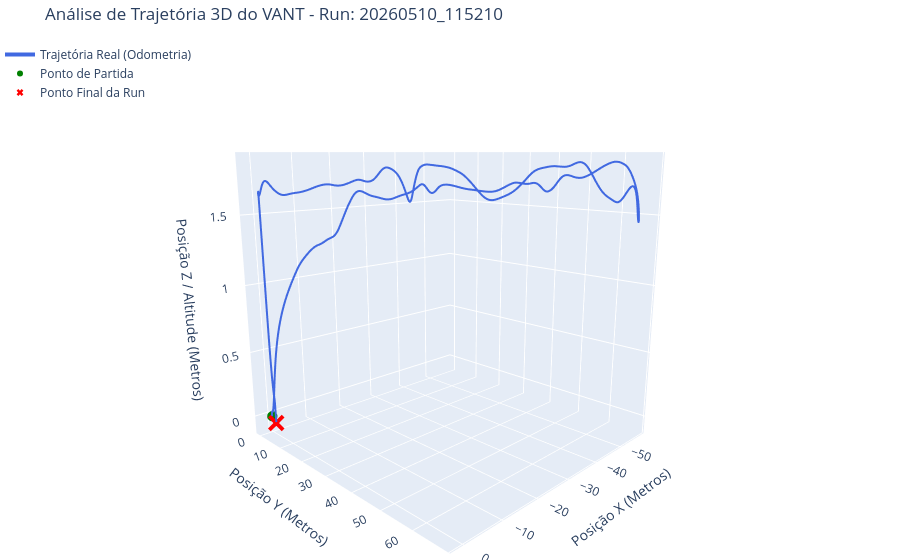
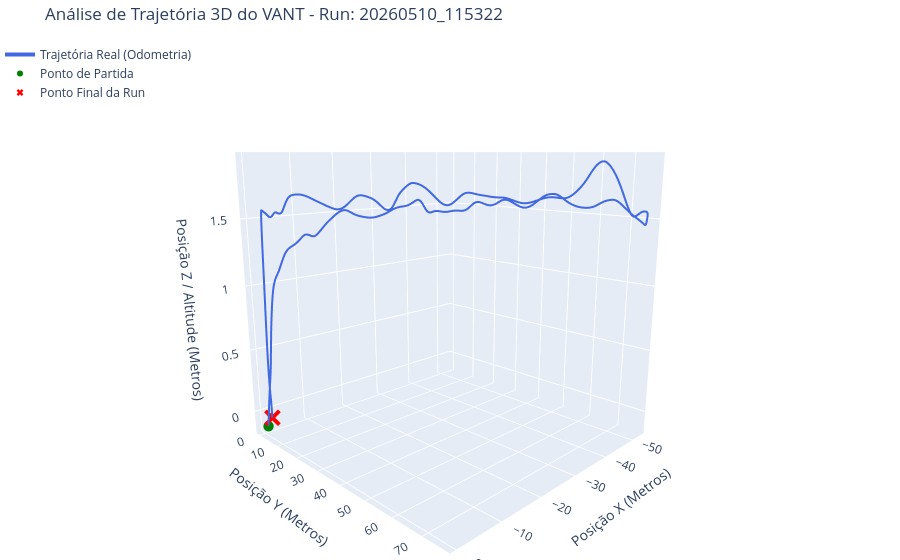
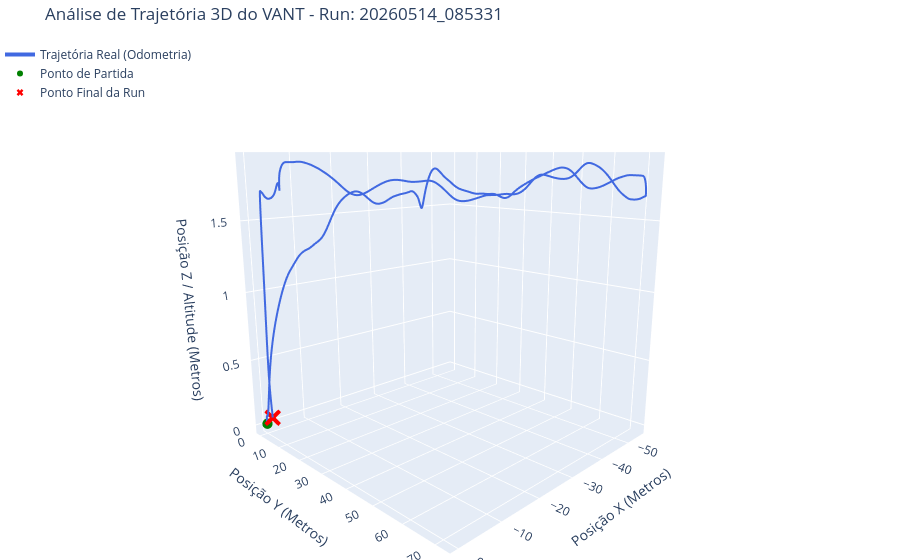
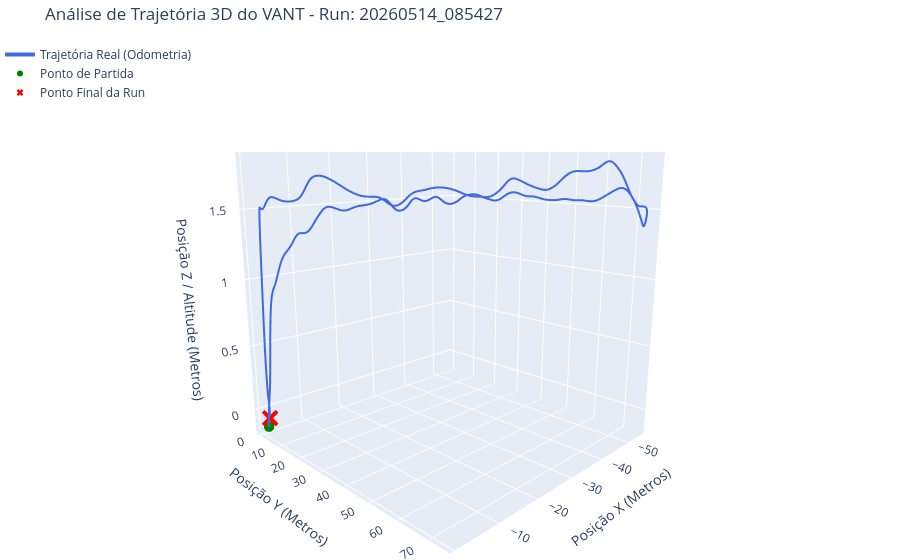

The cell these charts' notebook holds for them, in order:
### Markdown cell above
#### Análise da trajetória

### Code cell
for caminho, df in zip(caminhos_ficheiros, lista_dfs):
    
    # Extraindo o timestamp do nome do arquivo
    nome_arquivo = os.path.basename(caminho) 
    timestamp = nome_arquivo.replace('voo_teste_', '').replace('.csv', '')
    
    fig_3d = go.Figure()

    # Adiciona a linha da Trajetória Real
    fig_3d.add_trace(go.Scatter3d(
        x=df['x'], y=df['y'], z=df['altitude'],
        mode='lines',
        line=dict(color='royalblue', width=4),
        name='Trajetória Real (Odometria)'
    ))

    # Adiciona o Ponto de Partida
    fig_3d.add_trace(go.Scatter3d(
        x=[df['x'].iloc[0]], y=[df['y'].iloc[0]], z=[df['altitude'].iloc[0]],
        mode='markers',
        marker=dict(color='green', size=6),
        name='Ponto de Partida'
    ))

    # Adiciona o Ponto Final
    fig_3d.add_trace(go.Scatter3d(
        x=[df['x'].iloc[-1]], y=[df['y'].iloc[-1]], z=[df['altitude'].iloc[-1]],
        mode='markers',
        marker=dict(color='red', size=6, symbol='x'),
        name='Ponto Final da Run'
    ))

    fig_3d.update_layout(
        title=f'Análise de Trajetória 3D do VANT - Run: {timestamp}',
        scene=dict(
            xaxis_title='Posição X (Metros)',
            yaxis_title='Posição Y (Metros)',
            zaxis_title='Posição Z / Altitude (Metros)',
            camera=dict(eye=dict(x=1.5, y=1.5, z=0.5)) 
        ),
        legend=dict(x=0, y=1),
        margin=dict(l=0, r=0, b=0, t=40) 
    )

    fig_3d.show()

### Figure 1 — Plotly figure (JSON) as saved in the notebook; plotly's stock layout.template omitted (floating-point values rounded to 4 significant figures; data arrays with more than 128 entries replaced by an {"elided": "..."} marker saying what was removed)
{"data": [{"line": {"color": "royalblue", "width": 4}, "mode": "lines", "name": "Trajetória Real (Odometria)", "type": "scatter3d", "x": {"elided": "3397 float values"}, "y": {"elided": "3397 float values"}, "z": {"elided": "3397 float values"}}, {"marker": {"color": "green", "size": 6}, "mode": "markers", "name": "Ponto de Partida", "type": "scatter3d", "x": [0.001112], "y": [0.01589], "z": [-0.0137]}, {"marker": {"color": "red", "size": 6, "symbol": "x"}, "mode": "markers", "name": "Ponto Final da Run", "type": "scatter3d", "x": [-0.3992], "y": [1.081], "z": [-0.06279]}], "layout": {"legend": {"x": 0, "y": 1}, "margin": {"b": 0, "l": 0, "r": 0, "t": 40}, "scene": {"camera": {"eye": {"x": 1.5, "y": 1.5, "z": 0.5}}, "xaxis": {"title": {"text": "Posição X (Metros)"}}, "yaxis": {"title": {"text": "Posição Y (Metros)"}}, "zaxis": {"title": {"text": "Posição Z / Altitude (Metros)"}}}, "title": {"text": "Análise de Trajetória 3D do VANT - Run: 20260510_115210"}}}

### Figure 2 — Plotly figure (JSON) as saved in the notebook; plotly's stock layout.template omitted (floating-point values rounded to 4 significant figures; data arrays with more than 128 entries replaced by an {"elided": "..."} marker saying what was removed)
{"data": [{"line": {"color": "royalblue", "width": 4}, "mode": "lines", "name": "Trajetória Real (Odometria)", "type": "scatter3d", "x": {"elided": "3330 float values"}, "y": {"elided": "3330 float values"}, "z": {"elided": "3330 float values"}}, {"marker": {"color": "green", "size": 6}, "mode": "markers", "name": "Ponto de Partida", "type": "scatter3d", "x": [-0.4019], "y": [1.025], "z": [-0.1185]}, {"marker": {"color": "red", "size": 6, "symbol": "x"}, "mode": "markers", "name": "Ponto Final da Run", "type": "scatter3d", "x": [-1.207], "y": [1.543], "z": [-0.05191]}], "layout": {"legend": {"x": 0, "y": 1}, "margin": {"b": 0, "l": 0, "r": 0, "t": 40}, "scene": {"camera": {"eye": {"x": 1.5, "y": 1.5, "z": 0.5}}, "xaxis": {"title": {"text": "Posição X (Metros)"}}, "yaxis": {"title": {"text": "Posição Y (Metros)"}}, "zaxis": {"title": {"text": "Posição Z / Altitude (Metros)"}}}, "title": {"text": "Análise de Trajetória 3D do VANT - Run: 20260510_115322"}}}

### Figure 3 — Plotly figure (JSON) as saved in the notebook; plotly's stock layout.template omitted (floating-point values rounded to 4 significant figures; data arrays with more than 128 entries replaced by an {"elided": "..."} marker saying what was removed)
{"data": [{"line": {"color": "royalblue", "width": 4}, "mode": "lines", "name": "Trajetória Real (Odometria)", "type": "scatter3d", "x": {"elided": "3374 float values"}, "y": {"elided": "3374 float values"}, "z": {"elided": "3374 float values"}}, {"marker": {"color": "green", "size": 6}, "mode": "markers", "name": "Ponto de Partida", "type": "scatter3d", "x": [-0.02774], "y": [0.001091], "z": [0.01125]}, {"marker": {"color": "red", "size": 6, "symbol": "x"}, "mode": "markers", "name": "Ponto Final da Run", "type": "scatter3d", "x": [-0.8733], "y": [1.161], "z": [0.05925]}], "layout": {"legend": {"x": 0, "y": 1}, "margin": {"b": 0, "l": 0, "r": 0, "t": 40}, "scene": {"camera": {"eye": {"x": 1.5, "y": 1.5, "z": 0.5}}, "xaxis": {"title": {"text": "Posição X (Metros)"}}, "yaxis": {"title": {"text": "Posição Y (Metros)"}}, "zaxis": {"title": {"text": "Posição Z / Altitude (Metros)"}}}, "title": {"text": "Análise de Trajetória 3D do VANT - Run: 20260514_085331"}}}

### Figure 4 — Plotly figure (JSON) as saved in the notebook; plotly's stock layout.template omitted (floating-point values rounded to 4 significant figures; data arrays with more than 128 entries replaced by an {"elided": "..."} marker saying what was removed)
{"data": [{"line": {"color": "royalblue", "width": 4}, "mode": "lines", "name": "Trajetória Real (Odometria)", "type": "scatter3d", "x": {"elided": "3140 float values"}, "y": {"elided": "3140 float values"}, "z": {"elided": "3140 float values"}}, {"marker": {"color": "green", "size": 6}, "mode": "markers", "name": "Ponto de Partida", "type": "scatter3d", "x": [-0.8119], "y": [1.236], "z": [-0.1305]}, {"marker": {"color": "red", "size": 6, "symbol": "x"}, "mode": "markers", "name": "Ponto Final da Run", "type": "scatter3d", "x": [-1.219], "y": [1.201], "z": [-0.06553]}], "layout": {"legend": {"x": 0, "y": 1}, "margin": {"b": 0, "l": 0, "r": 0, "t": 40}, "scene": {"camera": {"eye": {"x": 1.5, "y": 1.5, "z": 0.5}}, "xaxis": {"title": {"text": "Posição X (Metros)"}}, "yaxis": {"title": {"text": "Posição Y (Metros)"}}, "zaxis": {"title": {"text": "Posição Z / Altitude (Metros)"}}}, "title": {"text": "Análise de Trajetória 3D do VANT - Run: 20260514_085427"}}}
